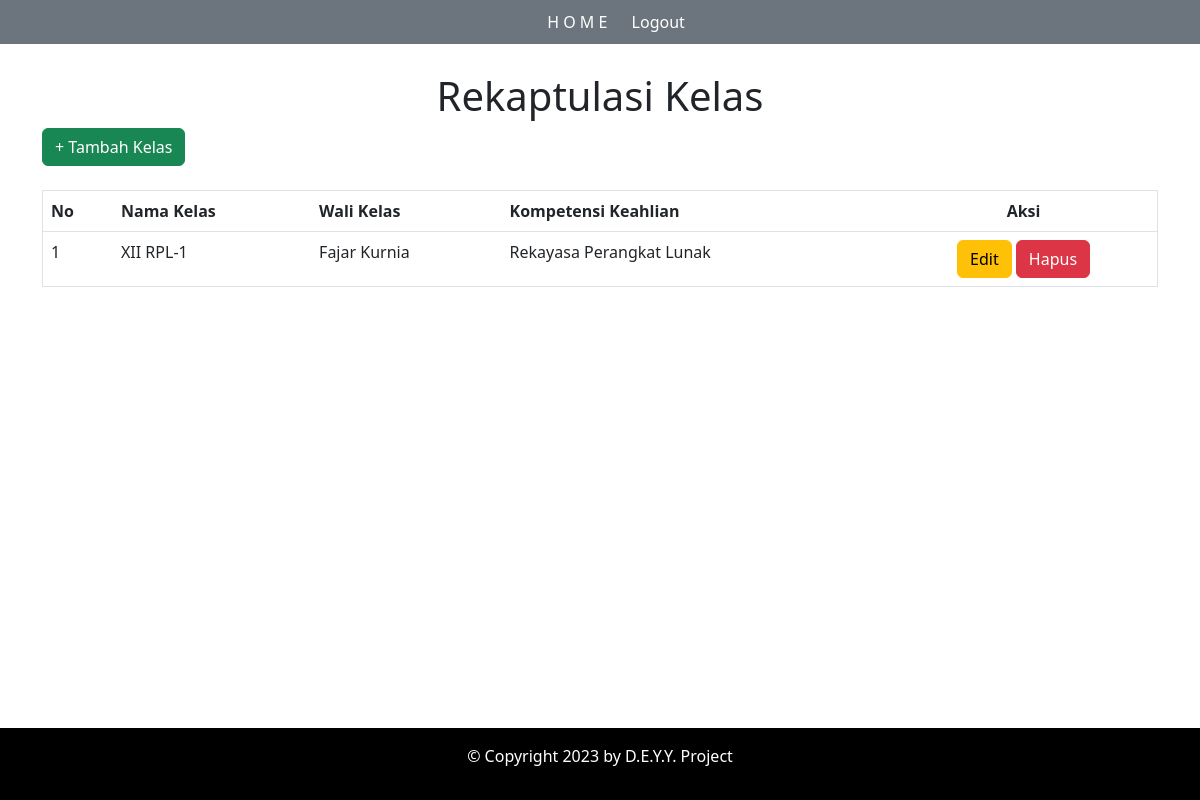
Page /PembayaranSPPSekolah/kelas.php on the committed database.
### tables this page shows
CREATE TABLE `tb_kelas` (
  `id_kelas` int(3) NOT NULL,
  `nama_kelas` varchar(15) NOT NULL,
  `wali_kelas` varchar(100) NOT NULL,
  `kompetensi_keahlian` text NOT NULL
);

### PembayaranSPPSekolah/kelas.php (the view, shortened to what this page needs)
<?php
$koneksi = mysqli_connect('localhost', 'root', '', 'db_spp');
?>
<!doctype html>
<html lang="en">
<head>
    <link rel="stylesheet" href="assets/css/style.css">
    <link rel="stylesheet" type="text/css" href="assets/css/bootstrap.min.css">
</head>
<body class="container-fluid">
    <?php
    include "header.php";
    ?>
    <br>
    <div class="container">
        <div class="text-center">
            <h1 class="mt-5">Rekaptulasi Kelas</h1>
        </div>
        <a href="kelas-tambah.php" class="btn btn-success">+ Tambah Kelas</a>
        <br><br>
        <table border="1" width="100%" class="table table-hover">
            <tr>
                <th>No</th>
                <th>Nama Kelas</th>
                <th>Wali Kelas</th>
                <th>Kompetensi Keahlian</th>
                <th class="text-center">Aksi</th>
            </tr>
            <?php
            $no = 1;
            $sql = "SELECT * FROM tb_kelas";
            $query = mysqli_query($koneksi, $sql);
            while ($data = mysqli_fetch_array($query)) {?>
                <tr>
                    <td><?= $no++; ?></td>
                    <td><?= $data['nama_kelas']; ?></td>
                    <td><?= $data['wali_kelas']; ?></td>
                    <td><?= $data['kompetensi_keahlian']; ?></td>
                    <td class="text-center"><a href="kelas-edit.php?id_kelas=<?= $data['id_kelas']; ?>" class="btn btn-warning">Edit</a> <a href="kelas-hapus.php?id_kelas=<?= $data['id_kelas']; ?>" onclick="return confirm('Apakah Anda yakin ingin menghapus data ini?')" class="btn btn-danger">Hapus</a></td>
                </tr>
                <?php
            } ?>
        </table>
    </div>
    <br><br><br><br><br>
    <footer class="text-center" style="position: fixed; right: 0; bottom: 0; left: 0; padding: 0px; background-color: black; color: white;">
        <p class="text-white p-3">&copy; Copyright 2023 by D.E.Y.Y. Project</p>
    </footer>
</body>
</html>

### PembayaranSPPSekolah/assets/css/style.css (style rules this page uses)
* { margin: 0; padding: 0; }

### rows in the picture
tb_kelas: nama_kelas "XII RPL-1", wali_kelas "Fajar Kurnia", kompetensi_keahlian "Rekayasa Perangkat Lunak"
